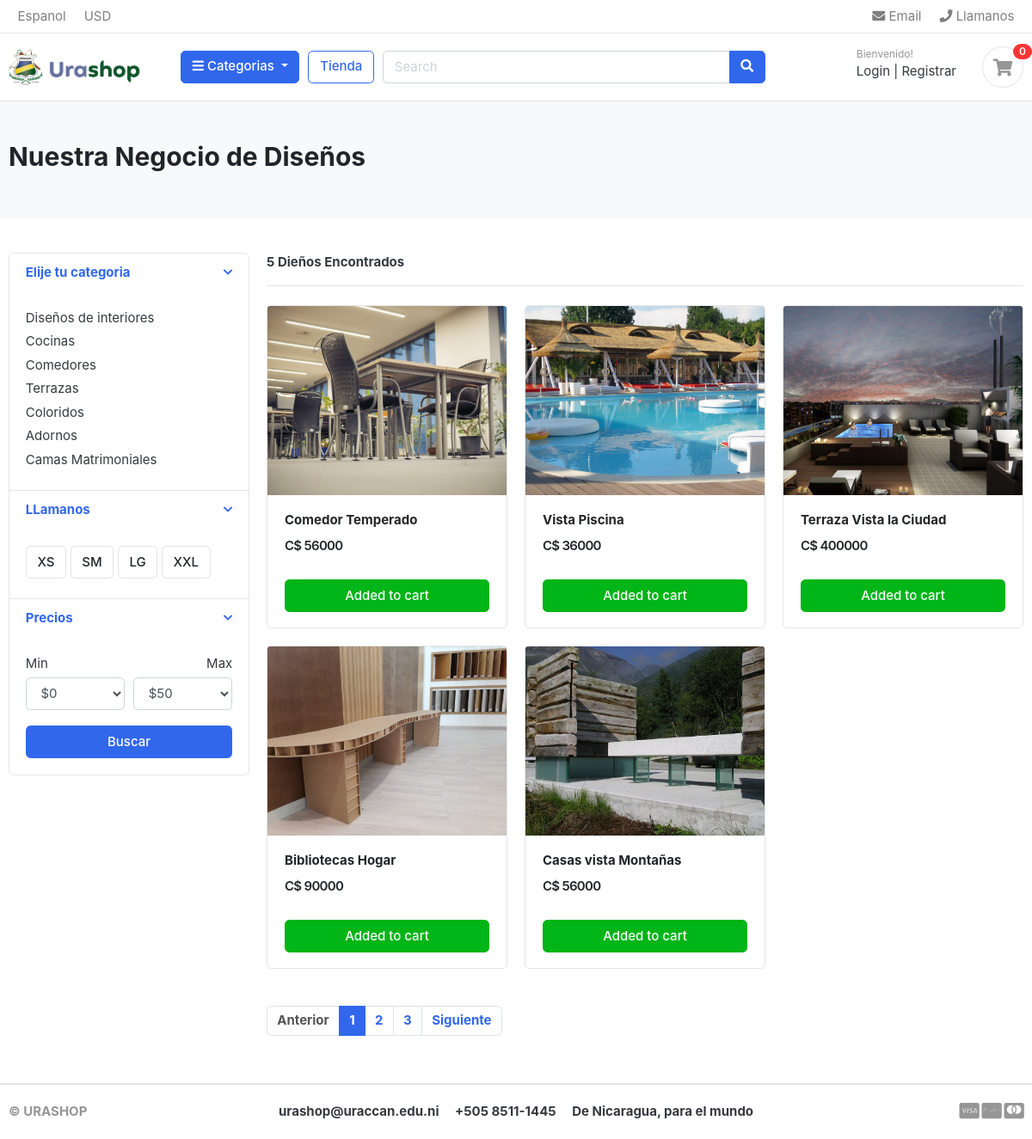
The app's page /store/disenos-de-lujos with its own data.
### store/models.py (models this page shows, shortened)
class Product(models.Model):
    product_name = models.CharField(max_length=100, unique=True)
    description = models.TextField(max_length=255, unique=True)
    slug = models.CharField(max_length=100, unique=True)
    price = models.IntegerField()
    images= models.ImageField(upload_to='photos/products')
    stock = models.IntegerField()
    is_available = models.BooleanField(default=True)
    category = models.ForeignKey(Category, on_delete=models.CASCADE)
    created_date =models.DateTimeField(auto_now_add=True)
    modified_date = models.DateTimeField(auto_now=True)

### store/views.py (the view)
# urls.py: path('store/', include('store.urls')),
def store(request, category_slug=None):
    categories = None
    products = None
    if category_slug != None:
        categories = get_object_or_404(Category, slug=category_slug)
        products =Product.objects.filter(category=categories, is_available=True)
        product_count = products.count()
    else:
        products = Product.objects.all().filter(is_available=True)
        product_count = products.count()
    context ={
        'products': products,
        'product_count': product_count,
    }
    return render(request, 'store/store.html', context)

### templates/store/store.html (shortened to what this page needs)
{% extends 'base.html' %}
{% block content %}
<section class="section-pagetop bg">
    <div class="container">
        <h2 class="title-page">Nuestra Negocio de Diseños</h2>
    </div>
    </section>
<section class="section-content padding-y">
    <div class="container">
    <div class="row">
        <aside class="col-md-3">
    <div class="card">
        <article class="filter-group">
            <header class="card-header">
                <a href="#" data-toggle="collapse" data-target="#collapse_1" aria-expanded="true" class="">
                    <i class="icon-control fa fa-chevron-down"></i>
                    <h6 class="title">Elije tu categoria</h6>
                </a>
            </header>
            <div class="filter-content collapse show" id="collapse_1" style="">
                <div class="card-body">
                    <ul class="list-menu">
                    <li><a href="#">Diseños de interiores  </a></li>
                    <li><a href="#"> Cocinas </a></li>
                    <li><a href="#"> Comedores </a></li>
                    <li><a href="#"> Terrazas </a></li>
                    <li><a href="#"> Coloridos </a></li>
                    <li><a href="#">Adornos</a></li>
                    <li><a href="#"> Camas Matrimoniales </a></li>
                    </ul>
                </div>
            </div>
        </article>
        <article class="filter-group">
            <header class="card-header">
                <a href="#" data-toggle="collapse" data-target="#collapse_4" aria-expanded="true" class="">
                    <i class="icon-control fa fa-chevron-down"></i>
                    <h6 class="title"> LLamanos </h6>
                </a>
            </header>
            <div class="filter-content collapse show" id="collapse_4" style="">
                <div class="card-body">
                  <label class="checkbox-btn">
                    <span class="btn btn-light"> XS </span>
                  </label>
                  <label class="checkbox-btn">
                    <span class="btn btn-light"> SM </span>
                  </label>
                  <label class="checkbox-btn">
                    <span class="btn btn-light"> LG </span>
                  </label>
                  <label class="checkbox-btn">
                    <span class="btn btn-light"> XXL </span>
                  </label>
            </div>
            </div>
        </article>
        <article class="filter-group">
            <header class="card-header">
                <a href="#" data-toggle="collapse" data-target="#collapse_3" aria-expanded="true" class="">
                    <i class="icon-control fa fa-chevron-down"></i>
                    <h6 class="title">Precios </h6>
                </a>
            </header>
            <div class="filter-content collapse show" id="collapse_3" style="">
                <div class="card-body">
                    <div class="form-row">
                    <div class="form-group col-md-6">
                      <label>Min</label>
                          <select class="mr-2 form-control">
                            <option value="0">$0</option>
                        </select>
                    </div>
                    <div class="form-group text-right col-md-6">
                      <label>Max</label>
                          <select class="mr-2 form-control">
                            <option value="50">$50</option>
                        </select>
                    </div>
                    </div>
                    <button class="btn btn-block btn-primary">Buscar</button>
                </div>
            </div>
        </article>
    </div>
        </aside>
        <main class="col-md-9">
    <header class="border-bottom mb-4 pb-3">
            <div class="form-inline">
                <span class="mr-md-auto"><b>{{ product_count }} Dieños Encontrados </span>
            </div>
    </header>
    <div class="row">
        {% for product in products %}
        <div class="col-md-4">
            <figure class="card card-product-grid">
                <div class="img-wrap">
                    <img src="{{product.images.url}}">
                </div>
                <figcaption class="info-wrap">
                    <div class="fix-height">
                        <a href="./product-detail.html" class="title">{{product.product_name}}</a>
                        <div class="price-wrap mt-2">
                            <span class="price"> C$ {{product.price}}</span>
                        </div>
                    </div>
                    <a href="#" class="btn btn-block btn-success">Added to cart </a>
                </figcaption>
            </figure>
        </div>
        {% endfor %}
    </div>
    <nav class="mt-4" aria-label="Page navigation sample">
      <ul class="pagination">
        <li class="page-item disabled"><a class="page-link" href="#">Anterior</a></li>
        <li class="page-item active"><a class="page-link" href="#">1</a></li>
        <li class="page-item"><a class="page-link" href="#">2</a></li>
        <li class="page-item"><a class="page-link" href="#">3</a></li>
        <li class="page-item"><a class="page-link" href="#">Siguiente</a></li>
      </ul>
    </nav>
        </main>
    </div>
    </div>
    </section>
{% endblock %}

### static/css/ui.css (style rules this page uses)
html { font-family: "Inter", sans-serif; font-size: 15px; }
.img-wrap { text-align: center; display: block; }
.img-wrap img { max-width: 100%; }
.price-wrap { letter-spacing: -0.7px; }
.padding-y { padding-top: 40px; padding-bottom: 40px; }
figure { margin-bottom: 0; }
article:after, .form-group:after { display: block; clear: both; content: ""; }
.bg { background-color: #f8f9fa; }
.title-page { color: #212529; }
.btn-light { background-color: #fff; border-color: #e4e4e4; }
[class*=list-] li:after { visibility: hidden; display: block; content: ""; overflow: hidden; height: 0; clear: both; }
.list-menu { list-style: none; margin: 0; padding-left: 0; }
.list-menu li { margin-bottom: 5px; }
.list-menu a { color: #343a40; }
[class*=card-product] a.title { color: #212529; display: block; }
[class*=card-product] .img-wrap { overflow: hidden; position: relative; }
[class*=card-product] .img-wrap img { height: 100%; max-width: 100%; width: auto; display: inline-block; -o-object-fit: cover; object-fit: cover; }
.card-product-grid { margin-bottom: 20px; }
.card-product-grid .img-wrap { border-radius: 0.2rem 0.2rem 0 0; height: 220px; }
.card-product-grid .info-wrap { overflow: hidden; padding: 18px 20px; }
.card-product-grid .fix-height { height: 80px; overflow: hidden; }
.card .img-wrap { overflow: hidden; }
.price { font-weight: 600; color: #212529; }
.icon-control { margin-top: 5px; float: right; font-size: 80%; }
.card-header .title { margin-bottom: 0; line-height: 1.5; }
.filter-group { border-bottom: 1px solid #e4e4e4; }
.filter-group .card-header { border-bottom: 0; }
.filter-group:last-child { border-bottom: 0; }
.checkbox-btn { position: relative; }
.section-pagetop { padding: 45px 0; }

### records on screen
Product: images (picture), product_name "Comedor Temperado", price "56000"
Product: images (picture), product_name "Vista Piscina", price "36000"
Product: images (picture), product_name "Terraza Vista la Ciudad", price "400000"
Product: images (picture), product_name "Bibliotecas Hogar", price "90000"
Product: images (picture), product_name "Casas vista Montañas", price "56000"

### other values on screen
{{ product_count }} "5"
